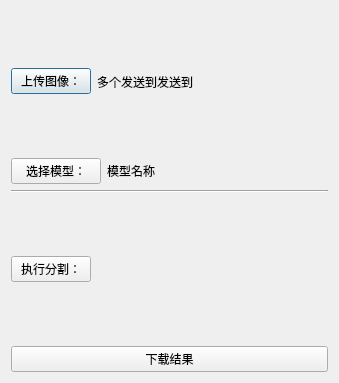
<?xml version="1.0" encoding="UTF-8"?>
<ui version="4.0">
 <class>Dialog</class>
 <widget class="QDialog" name="Dialog">
  <property name="geometry">
   <rect>
    <x>0</x>
    <y>0</y>
    <width>334</width>
    <height>381</height>
   </rect>
  </property>
  <property name="windowTitle">
   <string>Dialog</string>
  </property>
  <layout class="QVBoxLayout" name="verticalLayout_2">
   <item>
    <layout class="QVBoxLayout" name="verticalLayout">
     <item>
      <layout class="QHBoxLayout" name="horizontalLayout">
       <item>
        <widget class="QPushButton" name="pushButton">
         <property name="minimumSize">
          <size>
           <width>75</width>
           <height>23</height>
          </size>
         </property>
         <property name="text">
          <string>上传图像：</string>
         </property>
        </widget>
       </item>
       <item>
        <widget class="QLabel" name="label">
         <property name="minimumSize">
          <size>
           <width>231</width>
           <height>141</height>
          </size>
         </property>
         <property name="text">
          <string>多个发送到发送到</string>
         </property>
        </widget>
       </item>
      </layout>
     </item>
     <item>
      <layout class="QHBoxLayout" name="horizontalLayout_2">
       <item>
        <widget class="QPushButton" name="pushButton_2">
         <property name="text">
          <string>选择模型：</string>
         </property>
        </widget>
       </item>
       <item>
        <widget class="QLabel" name="label_2">
         <property name="minimumSize">
          <size>
           <width>221</width>
           <height>16</height>
          </size>
         </property>
         <property name="text">
          <string>模型名称</string>
         </property>
        </widget>
       </item>
      </layout>
     </item>
     <item>
      <widget class="Line" name="line">
       <property name="orientation">
        <enum>Qt::Horizontal</enum>
       </property>
      </widget>
     </item>
     <item>
      <layout class="QHBoxLayout" name="horizontalLayout_3">
       <item>
        <widget class="QPushButton" name="pushButton_3">
         <property name="text">
          <string>执行分割：</string>
         </property>
        </widget>
       </item>
       <item>
        <widget class="QLabel" name="label_3">
         <property name="minimumSize">
          <size>
           <width>231</width>
           <height>141</height>
          </size>
         </property>
         <property name="text">
          <string/>
         </property>
        </widget>
       </item>
      </layout>
     </item>
     <item>
      <widget class="QPushButton" name="pushButton_4">
       <property name="text">
        <string>下载结果</string>
       </property>
      </widget>
     </item>
    </layout>
   </item>
  </layout>
 </widget>
 <resources/>
 <connections/>
</ui>
